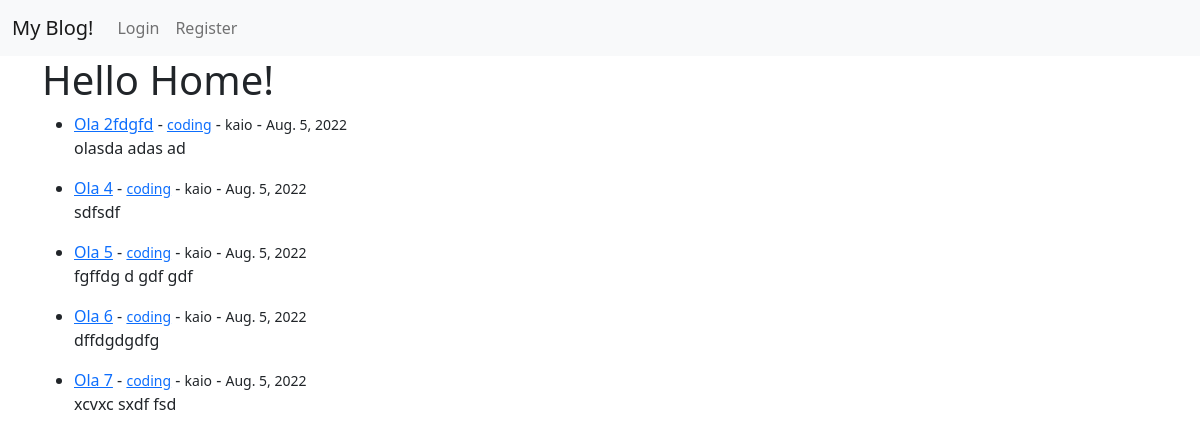
The app's page /, older data.
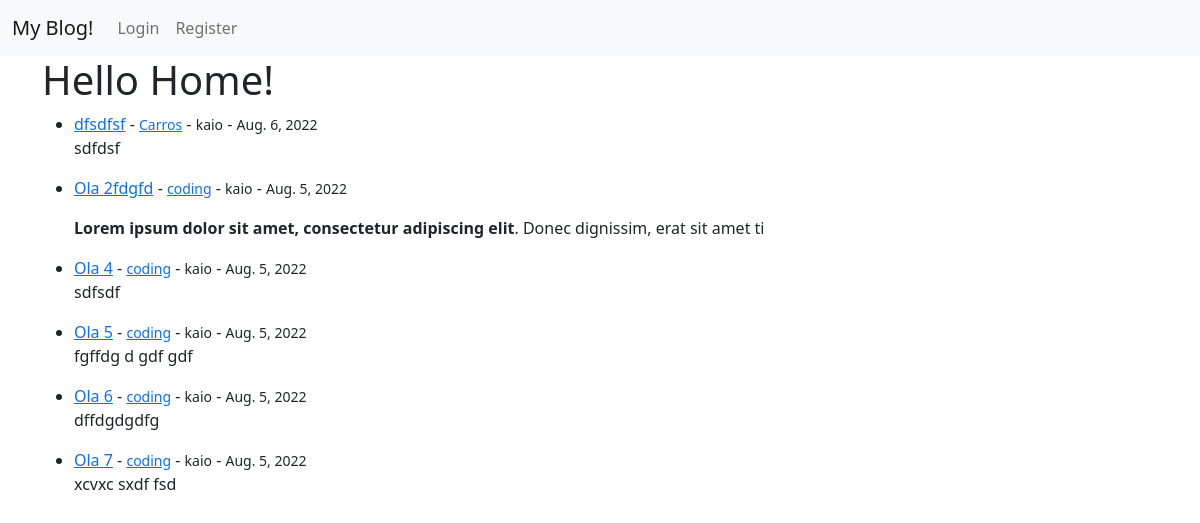
The same page, newer data.
### theblog/models.py (models this page shows, shortened)
class Post(models.Model):
  title = models.CharField(max_length=255)
  title_tag = models.CharField(max_length=255, default="Blog Post")
  author = models.ForeignKey(User, on_delete=models.CASCADE)
  body = models.TextField()
  create = models.DateField(auto_now_add=True)
  category = models.CharField(max_length=255, default='coding')

### theblog/views.py (the view)
# urls.py: path('', views.HomeView.as_view(), name='home'),
class HomeView(ListView):
  model = Post
  template_name = 'theblog/home.html'
  context_object_name = 'posts'
  ordering = ['-create']

### theblog/templates/theblog/home.html
{% extends 'base.html' %}
{% block content %}
<h1>Hello Home!</h1>
<ul>
  {% for post in posts %}
    <li>
      <a href="{% url 'detail_post' post.id %}">{{post.title}}</a>
      - <small><a href="{% url 'category' post.category %}">{{post.category}}</a></small>
      - <small>{{post.author}}</small>
      - <small>{{post.create}}</small>
    </li>
    <p>{{post.body|slice:":100"|safe}}</p>
  {% endfor %}
</ul>
{% endblock %}

### static/templates/base.html (shortened to what this page needs)
<!DOCTYPE html>
<html lang="en">
<head>
  <link href="https://cdn.jsdelivr.net/npm/bootstrap@5.2.0/dist/css/bootstrap.min.css" rel="stylesheet">
</head>
<body>
  {% include 'partials/_navbar.html' %}
  <div class="container">
    {% block content %}
    {% endblock %}
  </div>
</body>
</html>

### static/templates/partials/_navbar.html (shortened to what this page needs)
<nav class="navbar navbar-expand-lg bg-light">
  <div class="container-fluid">
    <a class="navbar-brand" href="{% url 'home' %}">My Blog!</a>
    <div class="collapse navbar-collapse" id="navbarSupportedContent">
      <ul class="navbar-nav me-auto mb-2 mb-lg-0">
        {% if user.is_authenticated %}
          <li class="nav-item">
            <a class="nav-link" href="{% url 'new_post' %}">New Post</a>
          </li>
          <li class="nav-item">
            <a class="nav-link" href="{% url 'new_category' %}">New Category</a>
          </li>
          <li class="nav-item">
            <a class="nav-link" href="{% url 'logout' %}">Logout</a>
          </li>
        {% else %}
          <li class="nav-item">
            <a class="nav-link" href="{% url 'login' %}">Login</a>
          </li>
          <li class="nav-item">
            <a class="nav-link" href="{% url 'register' %}">Register</a>
          </li>
        {% endif %}
      </ul>
    </div>
  </div>
</nav>

Row changes from the older to the newer data that the page shows:
added Post: title "dfsdfsf", category "Carros", author "kaio", create "Aug. 6, 2022", body "sdfdsf"
changed Post "Ola 2fdgfd": body "olasda adas ad" → "Lorem ipsum dolor sit amet, consectetur adipiscing elit . Donec dignissim, erat sit amet ti"
